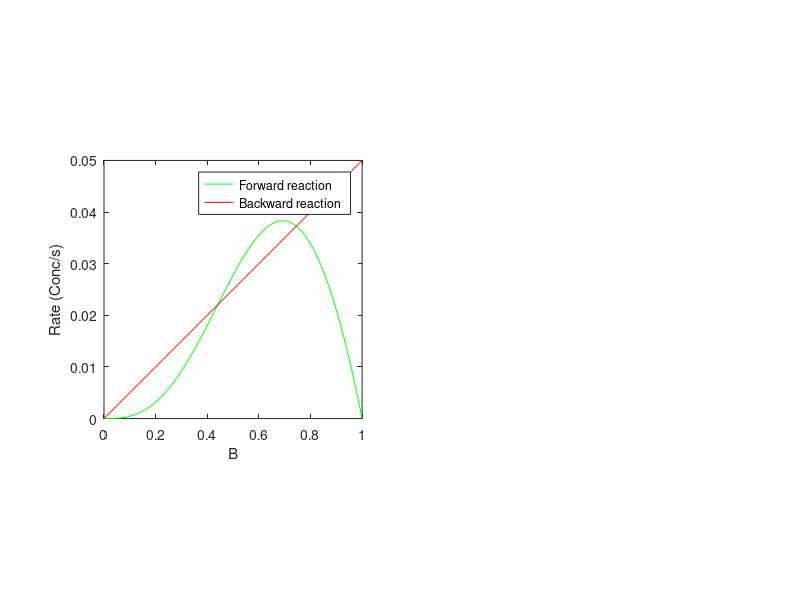

The MATLAB script that drew this image: (Note: this script raises an error after producing the figure.)
% Biophysics workshop solving ODEs
%% A -> B. B -> A. Protein phosphorylation.

clear
close all



totaltime = 200; %total simulation time  in seconds
dt = 0.01; %time step seconds
nsteps = totaltime/dt; %simulation steps

%parameters

simtype = 3; %1 simple transduction. 2 linear feedback. 3 ultrasenstive feedback.

switch simtype
    
    case 1 %simple transduction
        
        k1 = 0.08; %A -> B
        k2 = 0.05; %B -> A
        S = 1; %Stimulus.
        I = 1;
        kf = 0; %Feedback strength.
        Km = 1;
        n = 1; %Hill Coefficient
        
    case 2 %linear feedback
        
        k1 = 0.08; %A -> B
        k2 = 0.05; %B -> A
        S = 0; %Stimulus.
        I = 1;
        kf = 5e18; %Feedback strength.
        Km = 10e18;
        n = 1; %Hill Coefficient
        
    case 3 %ultrasensitive feedback
        
        k1 = 0.08; %A -> B
        k2 = 0.05; %B -> A
        S = 0; %Stimulus.
        I = 1;
        kf = 0.5; %Feedback strength.
        Km = 1;
        n = 3; %Hill Coefficient
        
end



%first plot rate balance plot 

subplot(1,2,1)

rB = [0:0.01:1];
rA = 1 - rB;
FR = (k1*S + kf.*rB.^n./(rB.^n + Km.^n)).*rA;
BR = k2*I*rB;

plot(rB,FR,'g');
hold on
plot(rB,BR,'r');

axis square
legend('Forward reaction','Backward reaction')
xlabel('B'); ylabel('Rate (Conc/s)');


%% do simulations

for simnum = 1:10
    
    %set up matrices
    A = zeros(nsteps,1);
    B = zeros(nsteps,1);
    timeaxis = (0:nsteps-1)*dt; %timeaxis for plotting purposes
    
    %Intial conditions
    T = 1; %Total protein
    
    A(1) = 0.1*simnum;%rand(); 
    B(1) = T - A(1);
    
    for tt = 2:nsteps
        
        % provide stimulus
        
        if 0 %provide stimulus
        
        if tt*dt>100 && tt*dt<150, S = 1; 
        else, S = 0;
        end
        
        end
        
        %set up and update equations
        
        A0 = A(tt-1); B0 = B(tt-1);
        dAdt = @(A) -(k1*S + kf*B0^n/(B0^n + Km^n))*A + k2*I*B0; 
        dBdt = @(B) (k1*S + kf*B^n/(B^n + Km^n))*A0 - k2*I*B; 
        
        %use numerical integration
        
        A(tt) = A(tt-1) + Runge_Kut(dAdt,dt,A(tt-1));
        B(tt) = B(tt-1) + Runge_Kut(dBdt,dt,B(tt-1));
        
    end
    
    subplot(1,2,2)
    hold on
    %plot(timeaxis,A,'r');
    plot(timeaxis,B,'b');
    xlabel('Time (s)');ylabel('B (Conc.)')
    axis square
    
    %{
    subplot(1,2,2)
    hold on
    plot(A,B,'b')
    plot(A(end),B(end),'xr')
    axis square
    %}
    
end



%% Functions

%% Euler's method

function [df] = Eulers_met(dfdt,dt,X)

% dfdt = function for derivative
% dt = timestep
% X = thing being changed

df = dfdt(X)*dt;

end

function [df] = Runge_Kut(dfdt,dt,X) %the y is to keep track of what is changing right now

K1 = dfdt(X)*dt;
K2 = dfdt(X+0.5*K1)*dt;
K3 = dfdt(X+0.5*K2)*dt;
K4 = dfdt(X+K3)*dt;

df = (K1 + 2*K2 + 2*K3 + K4)/6;

end



